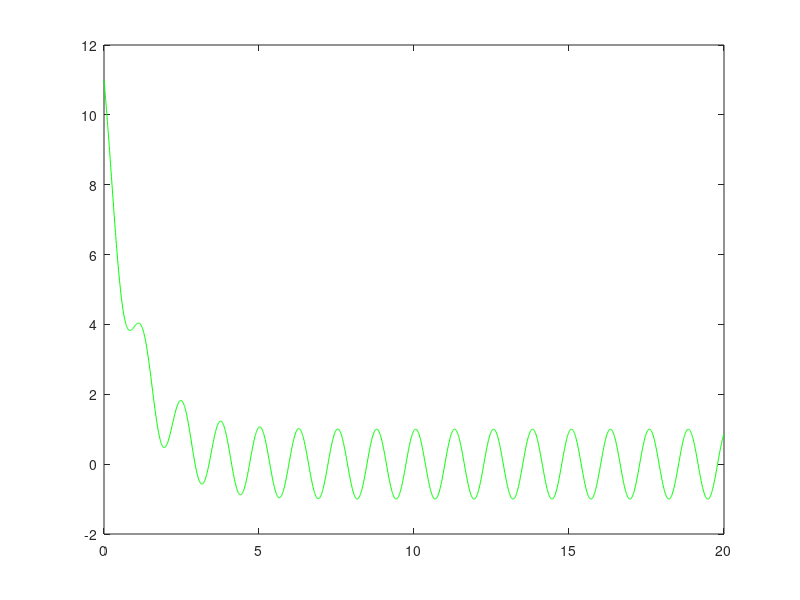

MATLAB code for this plot:
clc
clear
clear all

t = 0:0.01:20;              % Tempo de simulaçao
transitorio = 10*exp(-1*t);
permanente = cos(5*t);

plot(t, transitorio, 'b', t, permanente, 'r');
legend('Transitório', 'Permanente');

teste = transitorio + permanente;
plot(t, teste, 'g');
